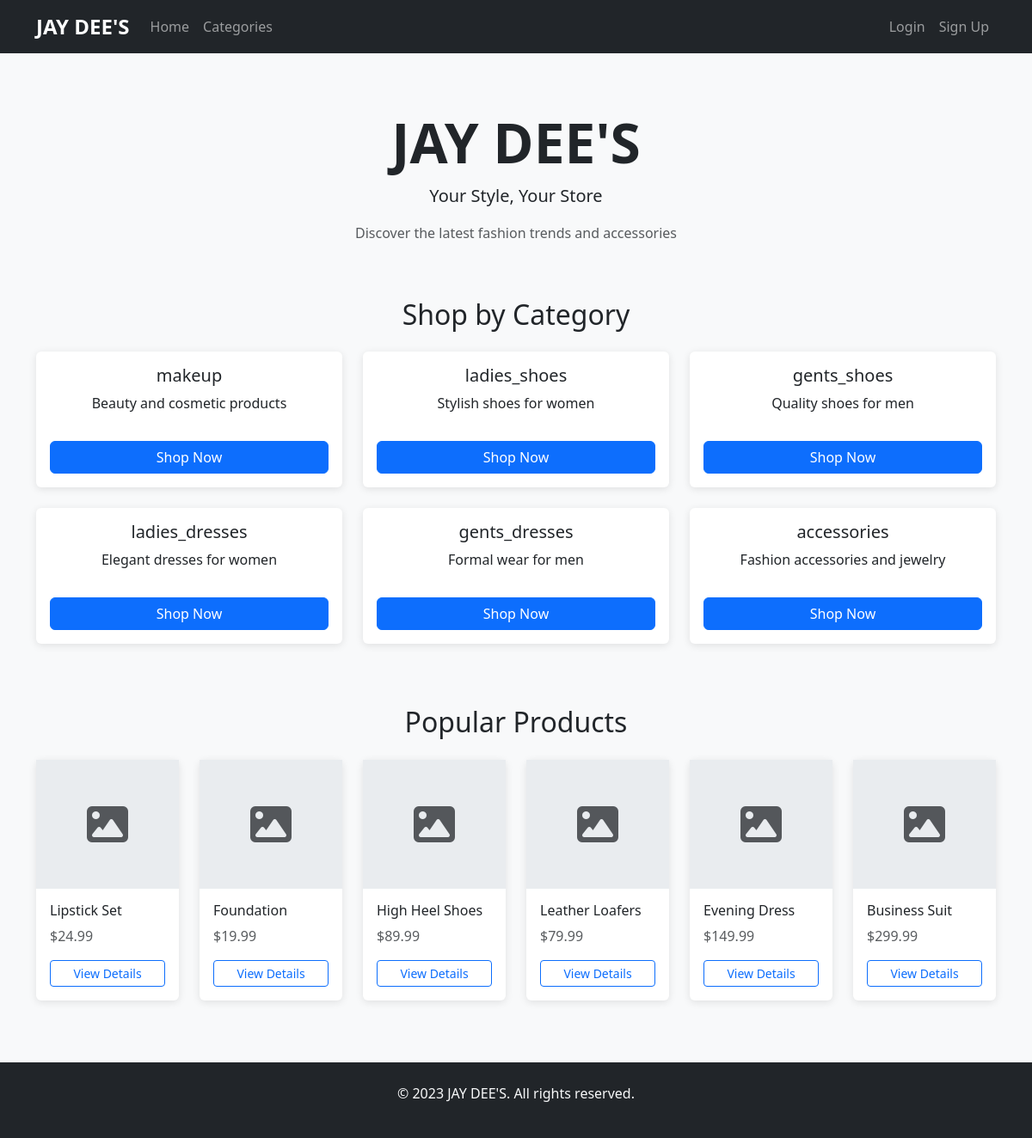
The page / on the database its author committed.
### apps/products/models.py (models this page shows, shortened)
class Category(models.Model):
    name = models.CharField(max_length=100, unique=True)
    slug = models.SlugField(max_length=100, unique=True)
    description = models.TextField(blank=True)
    class Meta:
        verbose_name_plural = "Categories"

class Product(models.Model):
    CATEGORY_CHOICES = [
        ('makeup', 'Makeup'),
        ('ladies_shoes', 'Ladies Shoes'),
        ('gents_shoes', 'Gents Shoes'),
        ('ladies_dresses', 'Ladies Dresses'),
        ('gents_dresses', 'Gents Dresses'),
        ('accessories', 'Accessories'),
    ]
    name = models.CharField(max_length=200)
    slug = models.SlugField(max_length=200, unique=True)
    description = models.TextField()
    price = models.DecimalField(max_digits=10, decimal_places=2)
    category = models.CharField(max_length=20, choices=CATEGORY_CHOICES)
    image = models.FileField(upload_to='products/', blank=True, null=True)
    stock = models.PositiveIntegerField(default=0)
    available = models.BooleanField(default=True)
    created_at = models.DateTimeField(auto_now_add=True)
    updated_at = models.DateTimeField(auto_now=True)

### ecommerce_project/views.py (the view)
# urls.py: path('', views.home, name='home'),
def home(request):
    categories = Category.objects.all()
    products = Product.objects.filter(available=True)[:6]  # Get 6 popular products
    context = {
        'categories': categories,
        'products': products,
        'site_name': "JAY DEE'S",
        'tagline': "Your Style, Your Store"
    }
    return render(request, 'home.html', context)

### templates/home.html (shortened to what this page needs)
{% extends 'base.html' %}
{% block content %}
<div class="text-center py-5">
    <h1 class="display-3 fw-bold">JAY DEE'S</h1>
    <p class="lead">Your Style, Your Store</p>
    <p class="text-muted">Discover the latest fashion trends and accessories</p>
</div>
<div class="row">
    <div class="col-12">
        <h2 class="text-center mb-4">Shop by Category</h2>
    </div>
    {% for category in categories %}
        <div class="col-md-4 mb-4">
            <div class="card h-100 text-center category-card">
                <div class="card-body d-flex flex-column">
                    <h5 class="card-title">{{ category.name }}</h5>
                    <p class="card-text">{{ category.description }}</p>
                    <a href="{% url 'products:category_detail' category.slug %}" class="btn btn-primary mt-auto">Shop Now</a>
                </div>
            </div>
        </div>
    {% endfor %}
</div>
<div class="row mt-5">
    <div class="col-12">
        <h2 class="text-center mb-4">Popular Products</h2>
    </div>
    <div class="col-12">
        <div class="row">
            {% for product in products|slice:":6" %}
                <div class="col-md-2 col-sm-4 col-6 mb-4">
                    <div class="card product-card h-100">
                        {% if product.image %}
                            <img src="{{ product.image.url }}" class="card-img-top" alt="{{ product.name }}">
                        {% else %}
                            <div class="no-image-placeholder d-flex align-items-center justify-content-center">
                                <i class="fas fa-image fa-3x text-muted"></i>
                            </div>
                        {% endif %}
                        <div class="card-body d-flex flex-column">
                            <h6 class="card-title">{{ product.name|truncatechars:30 }}</h6>
                            <p class="card-text text-muted">${{ product.price }}</p>
                            <a href="{% url 'products:product_detail' product.slug %}" class="btn btn-outline-primary btn-sm mt-auto">View Details</a>
                        </div>
                    </div>
                </div>
            {% empty %}
                <div class="col-12">
                    <p class="text-center">No products available yet. Check back soon!</p>
                </div>
            {% endfor %}
        </div>
    </div>
</div>
{% endblock %}

### templates/base.html (shortened to what this page needs)
<!DOCTYPE html>
<html lang="en">
<head>
    {% load static %}
    <link href="https://cdn.jsdelivr.net/npm/bootstrap@5.3.0/dist/css/bootstrap.min.css" rel="stylesheet">
    <link rel="stylesheet" href="https://cdnjs.cloudflare.com/ajax/libs/font-awesome/6.4.0/css/all.min.css">
    <link rel="stylesheet" href="{% static 'css/style.css' %}">
</head>
<body>
    <nav class="navbar navbar-expand-lg navbar-dark bg-dark">
        <div class="container">
            <a class="navbar-brand" href="{% url 'home' %}">JAY DEE'S</a>
            <div class="collapse navbar-collapse" id="navbarNav">
                <ul class="navbar-nav me-auto">
                    <li class="nav-item">
                        <a class="nav-link" href="{% url 'home' %}">Home</a>
                    </li>
                    <li class="nav-item">
                        <a class="nav-link" href="{% url 'products:category_list' %}">Categories</a>
                    </li>
                </ul>
                <ul class="navbar-nav">
                    {% if user.is_authenticated %}
                        <li class="nav-item">
                            <a class="nav-link" href="{% url 'users:profile' %}">Profile</a>
                        </li>
                        <li class="nav-item">
                            <a class="nav-link" href="{% url 'cart:cart_detail' %}">Cart <i class="fas fa-shopping-cart"></i></a>
                        </li>
                        <li class="nav-item">
                            <a class="nav-link" href="{% url 'users:logout' %}">Logout</a>
                        </li>
                    {% else %}
                        <li class="nav-item">
                            <a class="nav-link" href="{% url 'users:login' %}">Login</a>
                        </li>
                        <li class="nav-item">
                            <a class="nav-link" href="{% url 'users:signup' %}">Sign Up</a>
                        </li>
                    {% endif %}
                </ul>
            </div>
        </div>
    </nav>
    <main class="container mt-4">
        {% block content %}
        {% endblock %}
    </main>
    <footer class="bg-dark text-light mt-5 py-4">
        <div class="container text-center">
            <p>&copy; 2023 JAY DEE'S. All rights reserved.</p>
        </div>
    </footer>
</body>
</html>

### static/css/style.css (style rules this page uses)
body { font-family: 'Segoe UI', Tahoma, Geneva, Verdana, sans-serif; background-color: #f8f9fa; padding-top: 56px; }
.navbar { position: fixed; top: 0; width: 100%; z-index: 1000; }
.navbar-brand { font-weight: bold; font-size: 1.5rem; }
.category-card { transition: transform 0.3s ease, box-shadow 0.3s ease; border: none; box-shadow: 0 2px 10px rgba(0,0,0,0.1); height: 100%; }
.product-card { transition: transform 0.3s ease, box-shadow 0.3s ease; border: none; box-shadow: 0 2px 10px rgba(0,0,0,0.1); height: 100%; display: flex; flex-direction: column; }
.no-image-placeholder { height: 150px; background-color: #e9ecef; display: flex; align-items: center; justify-content: center; }
.btn-primary { background-color: #0d6efd; border-color: #0d6efd; }
footer { margin-top: auto; margin-top: 3rem; }
@media (min-width: 992px) { .category-card { margin-bottom: 1rem; } }
.navbar-collapse { max-height: 70vh; overflow-y: auto; }

### rows shown on the page
Category: name "makeup", description "Beauty and cosmetic products"
Category: name "ladies_shoes", description "Stylish shoes for women"
Category: name "gents_shoes", description "Quality shoes for men"
Category: name "ladies_dresses", description "Elegant dresses for women"
Category: name "gents_dresses", description "Formal wear for men"
Category: name "accessories", description "Fashion accessories and jewelry"
Product: name "Lipstick Set", price "24.99"
Product: name "Foundation", price "19.99"
Product: name "High Heel Shoes", price "89.99"
Product: name "Leather Loafers", price "79.99"
Product: name "Evening Dress", price "149.99"
Product: name "Business Suit", price "299.99"
